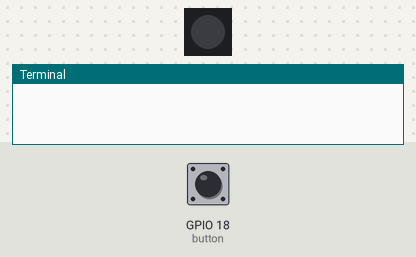
A program run on a simulated Raspberry Pi (BCM pin numbers). On the bench: 1 RGB LEDs in strip order, left to right, the last lines printed to the terminal. The test bench sets the inputs (shaded band); at power-on: GPIO 18 (button) HIGH. Dim RGB values are drawn brighter than linear; random numbers come from a fixed seed.

Above: at 1.2 s.
1.3 s: GPIO 18 (button) pulled LOW for 0.15 s
At 1.7 s:
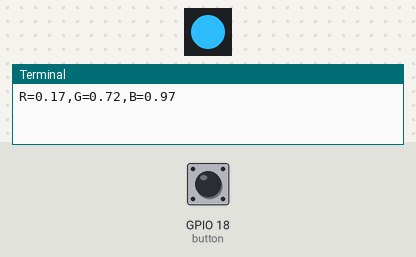
2.9 s: GPIO 18 (button) pulled LOW for 1 s
At 4.1 s:
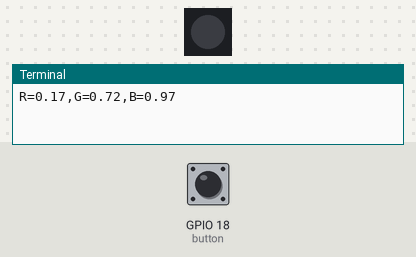
5.4 s: GPIO 18 (button) pulled LOW for 0.15 s
At 6.0 s:
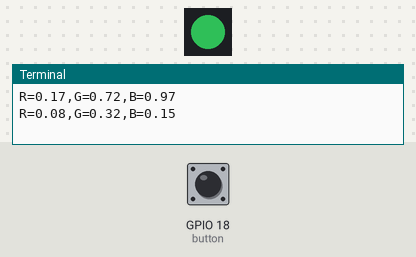
7.0 s: GPIO 18 (button) pulled LOW for 3.2 s
At 8.4 s:
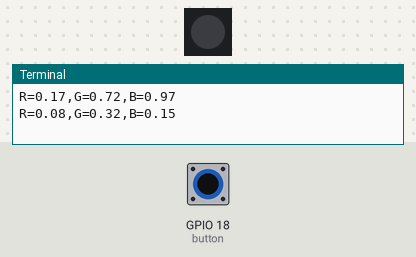
11.7 s: GPIO 18 (button) pulled LOW for 0.15 s
At 12.0 s:
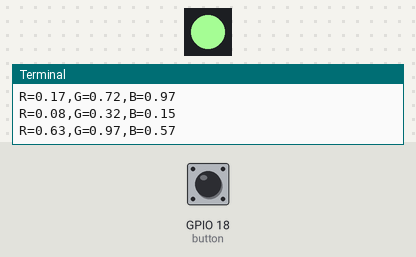
13.3 s: GPIO 18 (button) pulsed LOW 5 times (0.12 s each, 0.3 s apart)
At 14.35 s:
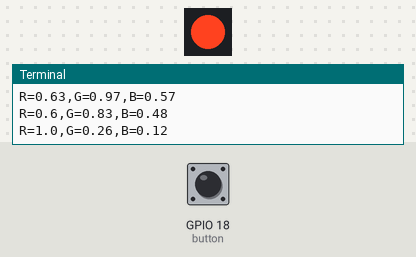
Timing chart, 0 to 16.3 s (numbered marks = the images above; inputs shaded):
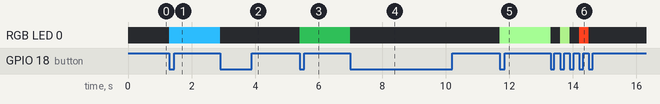

The program:

lesson5_2.py
```python
from gpiozero import Button,RGBLED
from signal import pause
from random import randint
state = False
button = Button(18)
led = RGBLED(red=17, green=27, blue=22)
def user_press():
    global state;
    state = not state;
    if state:
        r = randint(0, 100) / 100;
        g = randint(0, 100) / 100;
        b = randint(0, 100) / 100;
        print("R={},G={},B={}".format(r,g,b));
        led.color = (r,g,b)
    else:
        led.color = (0,0,0);


button.when_pressed = user_press;

pause()
```

Measured:
- after the input at 1.3 s, RGB LED 0: off → RGB(43, 184, 247) at once
- after the input at 2.9 s, RGB LED 0: RGB(43, 184, 247) → off at once
- after the input at 5.4 s, RGB LED 0: off → RGB(20, 82, 38) at once
- after the input at 7.0 s, RGB LED 0: RGB(20, 82, 38) → off at once
- after the input at 11.7 s, RGB LED 0: off → RGB(161, 247, 145) at once
- after the input at 13.3 s, RGB LED 0: RGB(161, 247, 145) → off at once, → RGB(153, 212, 122) 0.30 s later, → off 0.30 s later, → RGB(255, 66, 31) 0.30 s later, … (5 changes in this stretch)
